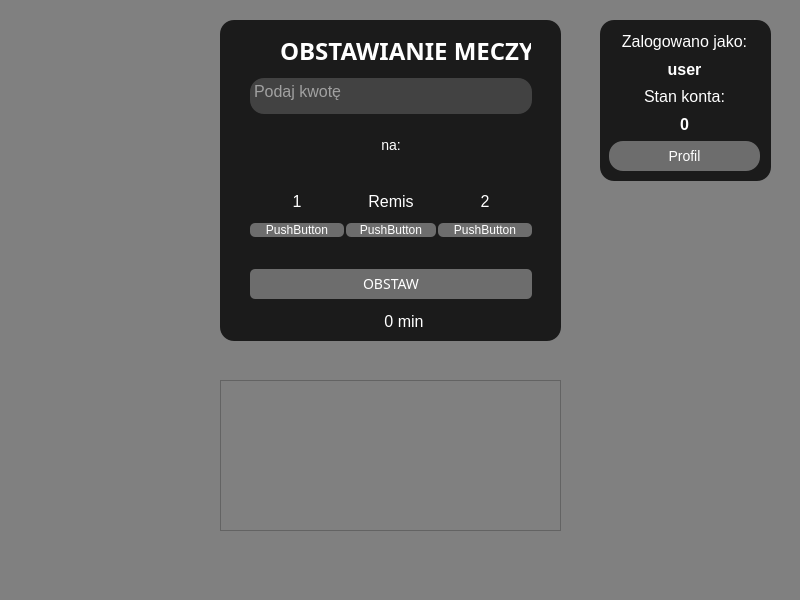
<?xml version="1.0" encoding="UTF-8"?>
<ui version="4.0">
 <class>MainWindow</class>
 <widget class="QMainWindow" name="MainWindow">
  <property name="geometry">
   <rect>
    <x>0</x>
    <y>0</y>
    <width>800</width>
    <height>600</height>
   </rect>
  </property>
  <property name="font">
   <font>
    <family>Segoe UI Variable</family>
    <pointsize>11</pointsize>
   </font>
  </property>
  <property name="windowTitle">
   <string>BettingApp</string>
  </property>
  <property name="autoFillBackground">
   <bool>false</bool>
  </property>
  <property name="styleSheet">
   <string notr="true">* {
background-color: gray;
 }</string>
  </property>
  <widget class="QWidget" name="centralwidget">
   <widget class="QStackedWidget" name="stackedWidget">
    <property name="geometry">
     <rect>
      <x>0</x>
      <y>0</y>
      <width>800</width>
      <height>558</height>
     </rect>
    </property>
    <property name="minimumSize">
     <size>
      <width>800</width>
      <height>558</height>
     </size>
    </property>
    <property name="maximumSize">
     <size>
      <width>800</width>
      <height>558</height>
     </size>
    </property>
    <property name="currentIndex">
     <number>0</number>
    </property>
    <widget class="QWidget" name="betPage">
     <widget class="QLabel" name="team_1_score">
      <property name="geometry">
       <rect>
        <x>80</x>
        <y>200</y>
        <width>47</width>
        <height>81</height>
       </rect>
      </property>
      <property name="font">
       <font>
        <pointsize>48</pointsize>
        <weight>75</weight>
        <bold>true</bold>
       </font>
      </property>
      <property name="text">
       <string/>
      </property>
     </widget>
     <widget class="QTextEdit" name="homeGoals">
      <property name="geometry">
       <rect>
        <x>40</x>
        <y>300</y>
        <width>121</width>
        <height>120</height>
       </rect>
      </property>
      <property name="font">
       <font>
        <family>Segoe UI Variable</family>
        <pointsize>10</pointsize>
       </font>
      </property>
      <property name="frameShape">
       <enum>QFrame::NoFrame</enum>
      </property>
      <property name="frameShadow">
       <enum>QFrame::Plain</enum>
      </property>
      <property name="verticalScrollBarPolicy">
       <enum>Qt::ScrollBarAlwaysOff</enum>
      </property>
      <property name="horizontalScrollBarPolicy">
       <enum>Qt::ScrollBarAlwaysOff</enum>
      </property>
     </widget>
     <widget class="QLabel" name="team_2_score">
      <property name="geometry">
       <rect>
        <x>660</x>
        <y>200</y>
        <width>47</width>
        <height>81</height>
       </rect>
      </property>
      <property name="font">
       <font>
        <pointsize>48</pointsize>
        <weight>75</weight>
        <bold>true</bold>
       </font>
      </property>
      <property name="text">
       <string/>
      </property>
     </widget>
     <widget class="QFrame" name="frame">
      <property name="geometry">
       <rect>
        <x>220</x>
        <y>20</y>
        <width>341</width>
        <height>321</height>
       </rect>
      </property>
      <property name="styleSheet">
       <string notr="true">* {
	background-color: #1b1b1b;
	border-radius: 14px;
	font-size: 16px;
	color: white;
	align=&quot;center&quot;;
}

QPushButton {
	background-color: #6d6d6d;
	text-align:center;
	font-size: 12px;
	font-weight: bolder;
	border-radius: 5px;
}</string>
      </property>
      <property name="frameShape">
       <enum>QFrame::StyledPanel</enum>
      </property>
      <property name="frameShadow">
       <enum>QFrame::Raised</enum>
      </property>
      <widget class="QLabel" name="labelTitle">
       <property name="geometry">
        <rect>
         <x>60</x>
         <y>10</y>
         <width>251</width>
         <height>41</height>
        </rect>
       </property>
       <property name="font">
        <font>
         <family>Yu Gothic UI Semibold</family>
         <pointsize>-1</pointsize>
         <weight>75</weight>
         <bold>true</bold>
        </font>
       </property>
       <property name="styleSheet">
        <string notr="true">* {
	font-size: 24px
}</string>
       </property>
       <property name="text">
        <string>OBSTAWIANIE MECZY</string>
       </property>
      </widget>
      <widget class="QWidget" name="gridLayoutWidget_5">
       <property name="geometry">
        <rect>
         <x>30</x>
         <y>58</y>
         <width>282</width>
         <height>221</height>
        </rect>
       </property>
       <layout class="QGridLayout" name="gridLayout">
        <property name="verticalSpacing">
         <number>12</number>
        </property>
        <item row="4" column="0">
         <layout class="QHBoxLayout" name="horizontalLayout">
          <item>
           <widget class="QPushButton" name="betHomeButton">
            <property name="cursor">
             <cursorShape>PointingHandCursor</cursorShape>
            </property>
            <property name="styleSheet">
             <string notr="true">*:hover {
	background-color: #3d3d3d;
}</string>
            </property>
            <property name="text">
             <string>PushButton</string>
            </property>
           </widget>
          </item>
          <item>
           <widget class="QPushButton" name="betDrawButton">
            <property name="cursor">
             <cursorShape>PointingHandCursor</cursorShape>
            </property>
            <property name="styleSheet">
             <string notr="true">* { 
	margin: 0px 2px 0px 2px;
}

*:hover {
	background-color: #3d3d3d;
}</string>
            </property>
            <property name="text">
             <string>PushButton</string>
            </property>
           </widget>
          </item>
          <item>
           <widget class="QPushButton" name="betAwayButton">
            <property name="cursor">
             <cursorShape>PointingHandCursor</cursorShape>
            </property>
            <property name="styleSheet">
             <string notr="true">*:hover {
	background-color: #3d3d3d;
}</string>
            </property>
            <property name="text">
             <string>PushButton</string>
            </property>
           </widget>
          </item>
         </layout>
        </item>
        <item row="5" column="0">
         <widget class="QPushButton" name="pushButton">
          <property name="sizePolicy">
           <sizepolicy hsizetype="Minimum" vsizetype="Minimum">
            <horstretch>0</horstretch>
            <verstretch>0</verstretch>
           </sizepolicy>
          </property>
          <property name="minimumSize">
           <size>
            <width>20</width>
            <height>50</height>
           </size>
          </property>
          <property name="palette">
           <palette>
            <active>
             <colorrole role="WindowText">
              <brush brushstyle="SolidPattern">
               <color alpha="255">
                <red>255</red>
                <green>255</green>
                <blue>255</blue>
               </color>
              </brush>
             </colorrole>
             <colorrole role="Button">
              <brush brushstyle="SolidPattern">
               <color alpha="255">
                <red>109</red>
                <green>109</green>
                <blue>109</blue>
               </color>
              </brush>
             </colorrole>
             <colorrole role="Text">
              <brush brushstyle="SolidPattern">
               <color alpha="255">
                <red>255</red>
                <green>255</green>
                <blue>255</blue>
               </color>
              </brush>
             </colorrole>
             <colorrole role="ButtonText">
              <brush brushstyle="SolidPattern">
               <color alpha="255">
                <red>255</red>
                <green>255</green>
                <blue>255</blue>
               </color>
              </brush>
             </colorrole>
             <colorrole role="Base">
              <brush brushstyle="SolidPattern">
               <color alpha="255">
                <red>109</red>
                <green>109</green>
                <blue>109</blue>
               </color>
              </brush>
             </colorrole>
             <colorrole role="Window">
              <brush brushstyle="SolidPattern">
               <color alpha="255">
                <red>109</red>
                <green>109</green>
                <blue>109</blue>
               </color>
              </brush>
             </colorrole>
             <colorrole role="PlaceholderText">
              <brush brushstyle="NoBrush">
               <color alpha="128">
                <red>255</red>
                <green>255</green>
                <blue>255</blue>
               </color>
              </brush>
             </colorrole>
            </active>
            <inactive>
             <colorrole role="WindowText">
              <brush brushstyle="SolidPattern">
               <color alpha="255">
                <red>255</red>
                <green>255</green>
                <blue>255</blue>
               </color>
              </brush>
             </colorrole>
             <colorrole role="Button">
              <brush brushstyle="SolidPattern">
               <color alpha="255">
                <red>109</red>
                <green>109</green>
                <blue>109</blue>
               </color>
              </brush>
             </colorrole>
             <colorrole role="Text">
              <brush brushstyle="SolidPattern">
               <color alpha="255">
                <red>255</red>
                <green>255</green>
                <blue>255</blue>
               </color>
              </brush>
             </colorrole>
             <colorrole role="ButtonText">
              <brush brushstyle="SolidPattern">
               <color alpha="255">
                <red>255</red>
                <green>255</green>
                <blue>255</blue>
               </color>
              </brush>
             </colorrole>
             <colorrole role="Base">
              <brush brushstyle="SolidPattern">
               <color alpha="255">
                <red>109</red>
                <green>109</green>
                <blue>109</blue>
               </color>
              </brush>
             </colorrole>
             <colorrole role="Window">
              <brush brushstyle="SolidPattern">
               <color alpha="255">
                <red>109</red>
                <green>109</green>
                <blue>109</blue>
               </color>
              </brush>
             </colorrole>
             <colorrole role="PlaceholderText">
              <brush brushstyle="NoBrush">
               <color alpha="128">
                <red>255</red>
                <green>255</green>
                <blue>255</blue>
               </color>
              </brush>
             </colorrole>
            </inactive>
            <disabled>
             <colorrole role="WindowText">
              <brush brushstyle="SolidPattern">
               <color alpha="255">
                <red>255</red>
                <green>255</green>
                <blue>255</blue>
               </color>
              </brush>
             </colorrole>
             <colorrole role="Button">
              <brush brushstyle="SolidPattern">
               <color alpha="255">
                <red>109</red>
                <green>109</green>
                <blue>109</blue>
               </color>
              </brush>
             </colorrole>
             <colorrole role="Text">
              <brush brushstyle="SolidPattern">
               <color alpha="255">
                <red>255</red>
                <green>255</green>
                <blue>255</blue>
               </color>
              </brush>
             </colorrole>
             <colorrole role="ButtonText">
              <brush brushstyle="SolidPattern">
               <color alpha="255">
                <red>255</red>
                <green>255</green>
                <blue>255</blue>
               </color>
              </brush>
             </colorrole>
             <colorrole role="Base">
              <brush brushstyle="SolidPattern">
               <color alpha="255">
                <red>109</red>
                <green>109</green>
                <blue>109</blue>
               </color>
              </brush>
             </colorrole>
             <colorrole role="Window">
              <brush brushstyle="SolidPattern">
               <color alpha="255">
                <red>109</red>
                <green>109</green>
                <blue>109</blue>
               </color>
              </brush>
             </colorrole>
             <colorrole role="PlaceholderText">
              <brush brushstyle="NoBrush">
               <color alpha="128">
                <red>255</red>
                <green>255</green>
                <blue>255</blue>
               </color>
              </brush>
             </colorrole>
            </disabled>
           </palette>
          </property>
          <property name="font">
           <font>
            <family>Segoe UI Variable</family>
            <pointsize>-1</pointsize>
           </font>
          </property>
          <property name="cursor">
           <cursorShape>PointingHandCursor</cursorShape>
          </property>
          <property name="toolTip">
           <string>&lt;html&gt;&lt;head/&gt;&lt;body&gt;&lt;p&gt;&lt;br/&gt;&lt;/p&gt;&lt;/body&gt;&lt;/html&gt;</string>
          </property>
          <property name="autoFillBackground">
           <bool>false</bool>
          </property>
          <property name="styleSheet">
           <string notr="true">* {
	background-color: #6d6d6d;
	text-align:center;
	font-size: 14px;
	font-weight: bolder;
	margin-top: 20px;
}

*:hover {
	background-color: #3d3d3d;
	text-align:center;
	font-size: 14px;
	font-weight: bolder;
	margin-top: 20px;
}</string>
          </property>
          <property name="text">
           <string>OBSTAW</string>
          </property>
          <property name="iconSize">
           <size>
            <width>12</width>
            <height>12</height>
           </size>
          </property>
          <property name="autoDefault">
           <bool>false</bool>
          </property>
         </widget>
        </item>
        <item row="2" column="0">
         <widget class="QLabel" name="labelFor">
          <property name="sizePolicy">
           <sizepolicy hsizetype="Preferred" vsizetype="Preferred">
            <horstretch>0</horstretch>
            <verstretch>0</verstretch>
           </sizepolicy>
          </property>
          <property name="styleSheet">
           <string notr="true">* {
	font-size: 14px;
	text-align: center;
	align: center;
}</string>
          </property>
          <property name="text">
           <string>na:</string>
          </property>
          <property name="alignment">
           <set>Qt::AlignCenter</set>
          </property>
         </widget>
        </item>
        <item row="3" column="0">
         <layout class="QHBoxLayout" name="horizontalLayout_2">
          <item>
           <widget class="QLabel" name="labelHome">
            <property name="font">
             <font>
              <pointsize>-1</pointsize>
             </font>
            </property>
            <property name="styleSheet">
             <string notr="true"/>
            </property>
            <property name="text">
             <string>1</string>
            </property>
            <property name="alignment">
             <set>Qt::AlignBottom|Qt::AlignHCenter</set>
            </property>
           </widget>
          </item>
          <item>
           <widget class="QLabel" name="labelDraw">
            <property name="text">
             <string>Remis</string>
            </property>
            <property name="alignment">
             <set>Qt::AlignBottom|Qt::AlignHCenter</set>
            </property>
           </widget>
          </item>
          <item>
           <widget class="QLabel" name="labelAway">
            <property name="styleSheet">
             <string notr="true">* {
	text-align: center;
}</string>
            </property>
            <property name="text">
             <string>2</string>
            </property>
            <property name="alignment">
             <set>Qt::AlignBottom|Qt::AlignHCenter</set>
            </property>
           </widget>
          </item>
         </layout>
        </item>
        <item row="0" column="0">
         <widget class="QTextEdit" name="textEdit">
          <property name="sizePolicy">
           <sizepolicy hsizetype="Expanding" vsizetype="Ignored">
            <horstretch>0</horstretch>
            <verstretch>0</verstretch>
           </sizepolicy>
          </property>
          <property name="styleSheet">
           <string notr="true">* {
	background-color: #424242;
}</string>
          </property>
          <property name="verticalScrollBarPolicy">
           <enum>Qt::ScrollBarAlwaysOff</enum>
          </property>
          <property name="horizontalScrollBarPolicy">
           <enum>Qt::ScrollBarAlwaysOff</enum>
          </property>
          <property name="placeholderText">
           <string>Podaj kwotę</string>
          </property>
         </widget>
        </item>
       </layout>
      </widget>
      <widget class="QProgressBar" name="progressBar">
       <property name="geometry">
        <rect>
         <x>44</x>
         <y>290</y>
         <width>281</width>
         <height>23</height>
        </rect>
       </property>
       <property name="styleSheet">
        <string notr="true">QProgressBar::chunk {
    background-color: #ff6f00;
    width: 10px;
    margin: 0.5px;
}</string>
       </property>
       <property name="maximum">
        <number>100</number>
       </property>
       <property name="value">
        <number>0</number>
       </property>
       <property name="alignment">
        <set>Qt::AlignCenter</set>
       </property>
       <property name="format">
        <string>%p min</string>
       </property>
      </widget>
     </widget>
     <widget class="QFrame" name="frame_2">
      <property name="geometry">
       <rect>
        <x>600</x>
        <y>20</y>
        <width>171</width>
        <height>161</height>
       </rect>
      </property>
      <property name="styleSheet">
       <string notr="true">* {
	background-color: #1b1b1b;
	border-radius: 14px;
	font-size: 16px;
	color: white;
	align=&quot;center&quot;;
}
</string>
      </property>
      <property name="frameShape">
       <enum>QFrame::StyledPanel</enum>
      </property>
      <property name="frameShadow">
       <enum>QFrame::Raised</enum>
      </property>
      <widget class="QWidget" name="verticalLayoutWidget_5">
       <property name="geometry">
        <rect>
         <x>9</x>
         <y>10</y>
         <width>151</width>
         <height>141</height>
        </rect>
       </property>
       <layout class="QVBoxLayout" name="verticalLayout">
        <item>
         <widget class="QLabel" name="loggedInAsLabel">
          <property name="text">
           <string>Zalogowano jako:</string>
          </property>
          <property name="alignment">
           <set>Qt::AlignCenter</set>
          </property>
         </widget>
        </item>
        <item>
         <widget class="QLabel" name="loggedInAsValue">
          <property name="font">
           <font>
            <pointsize>-1</pointsize>
            <weight>75</weight>
            <bold>true</bold>
           </font>
          </property>
          <property name="text">
           <string>user</string>
          </property>
          <property name="alignment">
           <set>Qt::AlignCenter</set>
          </property>
         </widget>
        </item>
        <item>
         <widget class="QLabel" name="accountBalanceLabel">
          <property name="text">
           <string>Stan konta:</string>
          </property>
          <property name="alignment">
           <set>Qt::AlignCenter</set>
          </property>
         </widget>
        </item>
        <item>
         <widget class="QLabel" name="accountBalanceValue">
          <property name="font">
           <font>
            <pointsize>-1</pointsize>
            <weight>75</weight>
            <bold>true</bold>
           </font>
          </property>
          <property name="text">
           <string>0</string>
          </property>
          <property name="alignment">
           <set>Qt::AlignCenter</set>
          </property>
         </widget>
        </item>
        <item>
         <widget class="QPushButton" name="profileButton">
          <property name="sizePolicy">
           <sizepolicy hsizetype="Preferred" vsizetype="Preferred">
            <horstretch>0</horstretch>
            <verstretch>0</verstretch>
           </sizepolicy>
          </property>
          <property name="minimumSize">
           <size>
            <width>0</width>
            <height>30</height>
           </size>
          </property>
          <property name="maximumSize">
           <size>
            <width>16777215</width>
            <height>30</height>
           </size>
          </property>
          <property name="cursor">
           <cursorShape>PointingHandCursor</cursorShape>
          </property>
          <property name="styleSheet">
           <string notr="true">* {
	background-color: #6d6d6d;
	text-align:center;
	font-size: 14px;
	font-weight: bolder;
}

*:hover {
	background-color: #3d3d3d;
	text-align:center;
	font-size: 14px;
	font-weight: bolder;
}</string>
          </property>
          <property name="text">
           <string>Profil</string>
          </property>
          <property name="autoRepeatInterval">
           <number>100</number>
          </property>
         </widget>
        </item>
       </layout>
      </widget>
     </widget>
     <widget class="QTextEdit" name="textEdit_2">
      <property name="geometry">
       <rect>
        <x>220</x>
        <y>380</y>
        <width>341</width>
        <height>151</height>
       </rect>
      </property>
      <property name="font">
       <font>
        <family>Segoe UI Variable</family>
        <pointsize>10</pointsize>
       </font>
      </property>
      <property name="styleSheet">
       <string notr="true">* {
	color: white;
}</string>
      </property>
     </widget>
     <widget class="QTextEdit" name="awayGoals">
      <property name="geometry">
       <rect>
        <x>620</x>
        <y>300</y>
        <width>121</width>
        <height>120</height>
       </rect>
      </property>
      <property name="font">
       <font>
        <family>Segoe UI Variable</family>
        <pointsize>10</pointsize>
       </font>
      </property>
      <property name="frameShape">
       <enum>QFrame::NoFrame</enum>
      </property>
      <property name="frameShadow">
       <enum>QFrame::Plain</enum>
      </property>
      <property name="verticalScrollBarPolicy">
       <enum>Qt::ScrollBarAsNeeded</enum>
      </property>
      <property name="horizontalScrollBarPolicy">
       <enum>Qt::ScrollBarAlwaysOff</enum>
      </property>
     </widget>
     <zorder>team_1_score</zorder>
     <zorder>homeGoals</zorder>
     <zorder>team_2_score</zorder>
     <zorder>frame_2</zorder>
     <zorder>textEdit_2</zorder>
     <zorder>frame</zorder>
     <zorder>awayGoals</zorder>
    </widget>
    <widget class="QWidget" name="userProfilePage">
     <widget class="QFrame" name="frame_3">
      <property name="geometry">
       <rect>
        <x>70</x>
        <y>40</y>
        <width>661</width>
        <height>491</height>
       </rect>
      </property>
      <property name="styleSheet">
       <string notr="true">* {
	background-color: #1b1b1b;
	border-radius: 14px;
	font-size: 16px;
	color: white;
	align=&quot;center&quot;;
}

QPushButton {
	background-color: #6d6d6d;
	text-align:center;
	font-size: 12px;
	font-weight: bolder;
	border-radius: 5px;
}</string>
      </property>
      <property name="frameShape">
       <enum>QFrame::StyledPanel</enum>
      </property>
      <property name="frameShadow">
       <enum>QFrame::Raised</enum>
      </property>
      <widget class="QWidget" name="verticalLayoutWidget">
       <property name="geometry">
        <rect>
         <x>40</x>
         <y>20</y>
         <width>581</width>
         <height>441</height>
        </rect>
       </property>
       <layout class="QVBoxLayout" name="verticalLayout_2">
        <item>
         <widget class="QLabel" name="userProfileHeader">
          <property name="font">
           <font>
            <family>Yu Gothic UI Semibold</family>
            <pointsize>-1</pointsize>
            <weight>75</weight>
            <bold>true</bold>
           </font>
          </property>
          <property name="styleSheet">
           <string notr="true">* {
	font-size: 24px
}</string>
          </property>
          <property name="text">
           <string>Witaj</string>
          </property>
          <property name="alignment">
           <set>Qt::AlignCenter</set>
          </property>
         </widget>
        </item>
        <item>
         <widget class="QLabel" name="accountBalanceProfileLabel">
          <property name="styleSheet">
           <string notr="true">* {
	font-size: 18px;
}</string>
          </property>
          <property name="text">
           <string>Stan konta:</string>
          </property>
          <property name="alignment">
           <set>Qt::AlignCenter</set>
          </property>
         </widget>
        </item>
        <item>
         <widget class="QLabel" name="historicalBetsHeader">
          <property name="styleSheet">
           <string notr="true">* {
	font-size: 18px;
	margin: 5px 0 10px 0;
}</string>
          </property>
          <property name="text">
           <string>Zakłady historyczne:</string>
          </property>
          <property name="alignment">
           <set>Qt::AlignCenter</set>
          </property>
         </widget>
        </item>
        <item>
         <widget class="QTableWidget" name="userHistoricalBets">
          <property name="styleSheet">
           <string notr="true">QTableView::item:selected { color:white; background:#000000; font-weight:900; }
QTableCornerButton::section { background-color:#232326; }
QHeaderView::section { color:white; background-color:#232326; }</string>
          </property>
          <property name="horizontalScrollBarPolicy">
           <enum>Qt::ScrollBarAlwaysOff</enum>
          </property>
          <property name="columnCount">
           <number>5</number>
          </property>
          <column/>
          <column/>
          <column/>
          <column/>
          <column/>
         </widget>
        </item>
        <item>
         <widget class="QPushButton" name="returnToBetPageButton">
          <property name="sizePolicy">
           <sizepolicy hsizetype="Minimum" vsizetype="Minimum">
            <horstretch>0</horstretch>
            <verstretch>0</verstretch>
           </sizepolicy>
          </property>
          <property name="minimumSize">
           <size>
            <width>20</width>
            <height>50</height>
           </size>
          </property>
          <property name="palette">
           <palette>
            <active>
             <colorrole role="WindowText">
              <brush brushstyle="SolidPattern">
               <color alpha="255">
                <red>255</red>
                <green>255</green>
                <blue>255</blue>
               </color>
              </brush>
             </colorrole>
             <colorrole role="Button">
              <brush brushstyle="SolidPattern">
               <color alpha="255">
                <red>109</red>
                <green>109</green>
                <blue>109</blue>
               </color>
              </brush>
             </colorrole>
             <colorrole role="Text">
              <brush brushstyle="SolidPattern">
               <color alpha="255">
                <red>255</red>
                <green>255</green>
                <blue>255</blue>
               </color>
              </brush>
             </colorrole>
             <colorrole role="ButtonText">
              <brush brushstyle="SolidPattern">
               <color alpha="255">
                <red>255</red>
                <green>255</green>
                <blue>255</blue>
               </color>
              </brush>
             </colorrole>
             <colorrole role="Base">
              <brush brushstyle="SolidPattern">
               <color alpha="255">
                <red>109</red>
                <green>109</green>
                <blue>109</blue>
               </color>
              </brush>
             </colorrole>
             <colorrole role="Window">
              <brush brushstyle="SolidPattern">
               <color alpha="255">
                <red>109</red>
                <green>109</green>
                <blue>109</blue>
               </color>
              </brush>
             </colorrole>
             <colorrole role="PlaceholderText">
              <brush brushstyle="NoBrush">
               <color alpha="128">
                <red>255</red>
                <green>255</green>
                <blue>255</blue>
               </color>
              </brush>
             </colorrole>
            </active>
            <inactive>
             <colorrole role="WindowText">
              <brush brushstyle="SolidPattern">
               <color alpha="255">
                <red>255</red>
                <green>255</green>
                <blue>255</blue>
               </color>
              </brush>
             </colorrole>
             <colorrole role="Button">
              <brush brushstyle="SolidPattern">
               <color alpha="255">
                <red>109</red>
                <green>109</green>
                <blue>109</blue>
               </color>
              </brush>
             </colorrole>
             <colorrole role="Text">
              <brush brushstyle="SolidPattern">
               <color alpha="255">
                <red>255</red>
                <green>255</green>
                <blue>255</blue>
               </color>
              </brush>
             </colorrole>
             <colorrole role="ButtonText">
              <brush brushstyle="SolidPattern">
               <color alpha="255">
                <red>255</red>
                <green>255</green>
                <blue>255</blue>
               </color>
              </brush>
             </colorrole>
             <colorrole role="Base">
              <brush brushstyle="SolidPattern">
               <color alpha="255">
                <red>109</red>
                <green>109</green>
                <blue>109</blue>
               </color>
              </brush>
             </colorrole>
             <colorrole role="Window">
              <brush brushstyle="SolidPattern">
               <color alpha="255">
                <red>109</red>
                <green>109</green>
                <blue>109</blue>
               </color>
              </brush>
             </colorrole>
             <colorrole role="PlaceholderText">
              <brush brushstyle="NoBrush">
               <color alpha="128">
                <red>255</red>
                <green>255</green>
                <blue>255</blue>
               </color>
              </brush>
             </colorrole>
            </inactive>
            <disabled>
             <colorrole role="WindowText">
              <brush brushstyle="SolidPattern">
               <color alpha="255">
                <red>255</red>
                <green>255</green>
                <blue>255</blue>
               </color>
              </brush>
             </colorrole>
             <colorrole role="Button">
              <brush brushstyle="SolidPattern">
               <color alpha="255">
                <red>109</red>
                <green>109</green>
                <blue>109</blue>
               </color>
              </brush>
             </colorrole>
             <colorrole role="Text">
              <brush brushstyle="SolidPattern">
               <color alpha="255">
                <red>255</red>
                <green>255</green>
                <blue>255</blue>
               </color>
              </brush>
             </colorrole>
             <colorrole role="ButtonText">
              <brush brushstyle="SolidPattern">
               <color alpha="255">
                <red>255</red>
                <green>255</green>
                <blue>255</blue>
               </color>
              </brush>
             </colorrole>
             <colorrole role="Base">
              <brush brushstyle="SolidPattern">
               <color alpha="255">
                <red>109</red>
                <green>109</green>
                <blue>109</blue>
               </color>
              </brush>
             </colorrole>
             <colorrole role="Window">
              <brush brushstyle="SolidPattern">
               <color alpha="255">
                <red>109</red>
                <green>109</green>
                <blue>109</blue>
               </color>
              </brush>
             </colorrole>
             <colorrole role="PlaceholderText">
              <brush brushstyle="NoBrush">
               <color alpha="128">
                <red>255</red>
                <green>255</green>
                <blue>255</blue>
               </color>
              </brush>
             </colorrole>
            </disabled>
           </palette>
          </property>
          <property name="font">
           <font>
            <pointsize>-1</pointsize>
           </font>
          </property>
          <property name="cursor">
           <cursorShape>PointingHandCursor</cursorShape>
          </property>
          <property name="toolTip">
           <string/>
          </property>
          <property name="autoFillBackground">
           <bool>false</bool>
          </property>
          <property name="styleSheet">
           <string notr="true">* {
	background-color: #6d6d6d;
	text-align:center;
	font-size: 14px;
	font-weight: bolder;
	margin: 0 50px 0 50px;
}

*:hover {
	background-color: #3d3d3d;
	text-align:center;
	font-size: 14px;
	font-weight: bolder;
}</string>
          </property>
          <property name="text">
           <string>Powrót</string>
          </property>
          <property name="iconSize">
           <size>
            <width>12</width>
            <height>12</height>
           </size>
          </property>
          <property name="autoDefault">
           <bool>false</bool>
          </property>
         </widget>
        </item>
       </layout>
      </widget>
     </widget>
    </widget>
   </widget>
  </widget>
  <widget class="QMenuBar" name="menubar">
   <property name="geometry">
    <rect>
     <x>0</x>
     <y>0</y>
     <width>800</width>
     <height>20</height>
    </rect>
   </property>
  </widget>
  <widget class="QStatusBar" name="statusbar"/>
 </widget>
 <resources/>
 <connections/>
</ui>
